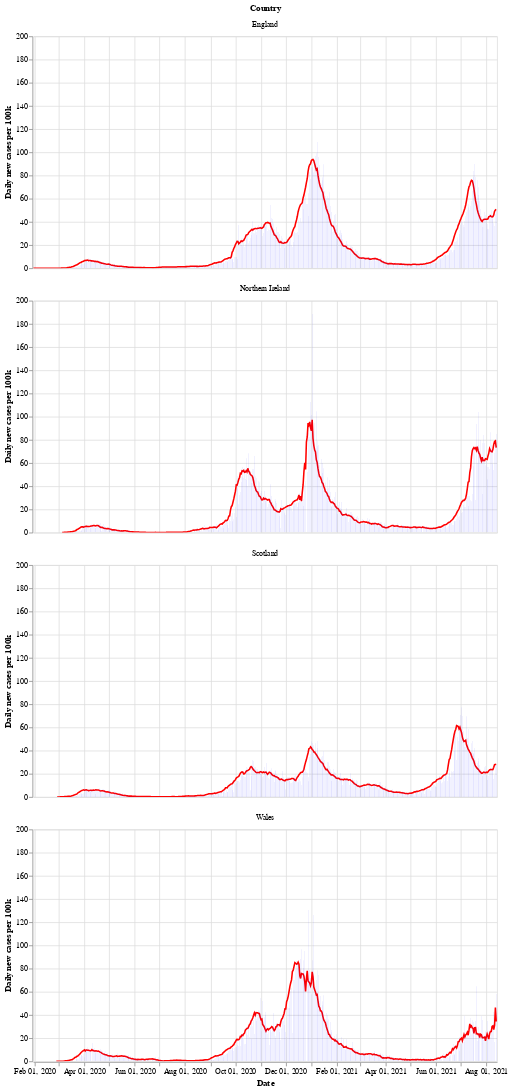

Here is the notebook cell this chart was saved with:
### Markdown cell above
Next is a bar chart of the number of new cases in each country (per 100k population), with the 7 day moving average of cases. Again we see that Wales saw a longer period of raising and falling cases compared to the other countries.

After a period of cases falling, each nation is now seeing a rise in the number of cases - especially in Wales.

### Code cell
# collapse
bars = alt.Chart(uk_cases).mark_bar().encode(
    x=alt.X("yearmonthdate(date):T", axis=alt.Axis(title='Date')),
    y=alt.Y("newCasesRate:Q", axis=alt.Axis(title='Daily new cases per 100k')),
    tooltip='newCasesRate',
    color=alt.condition(
        alt.datum.dailyChange > 0,
        alt.value("orange"),  # The positive color
        alt.value("blue")  # The negative color
    )
).properties(title='New cases per 100k population with rolling 7 day average', width=600).interactive()
line = alt.Chart(uk_cases).mark_line(
    color='red',
    size=2,
).transform_window(
    rolling_mean='mean(newCasesRate)',
    frame=[0, 7],
    groupby=['areaName']
).encode(
    x='yearmonthdate(date):T',
    y='rolling_mean:Q'
)
alt.layer(line, bars, data=uk_cases).facet(alt.Row('areaName', title='Country'), columns=1)

### Figure 1 — Vega-Lite specification as saved in the notebook (floating-point values rounded to 4 significant figures; data arrays with more than 128 entries replaced by an {"elided": "..."} marker saying what was removed)
{"config": {"view": {"continuousWidth": 400, "continuousHeight": 300}}, "data": {"name": "data-0a6f8817e9a007761c3174a6bf53ead4"}, "facet": {"type": "nominal", "field": "areaName", "title": "Country"}, "spec": {"layer": [{"mark": {"type": "line", "color": "red", "size": 2}, "encoding": {"x": {"type": "temporal", "field": "date", "timeUnit": "yearmonthdate"}, "y": {"type": "quantitative", "field": "rolling_mean"}}, "transform": [{"window": [{"op": "mean", "field": "newCasesRate", "as": "rolling_mean"}], "frame": [0, 7], "groupby": ["areaName"]}]}, {"mark": "bar", "encoding": {"color": {"condition": {"value": "orange", "test": "(datum.dailyChange > 0)"}, "value": "blue"}, "tooltip": {"type": "quantitative", "field": "newCasesRate"}, "x": {"type": "temporal", "axis": {"title": "Date"}, "field": "date", "timeUnit": "yearmonthdate"}, "y": {"type": "quantitative", "axis": {"title": "Daily new cases per 100k"}, "field": "newCasesRate"}}, "selection": {"selector002": {"type": "interval", "bind": "scales", "encodings": ["x", "y"]}}, "title": "New cases per 100k population with rolling 7 day average", "width": 600}]}, "columns": 1, "$schema": "https://vega.github.io/schema/vega-lite/v4.8.1.json", "datasets": {"data-0a6f8817e9a007761c3174a6bf53ead4": {"elided": "2156 records"}}}
